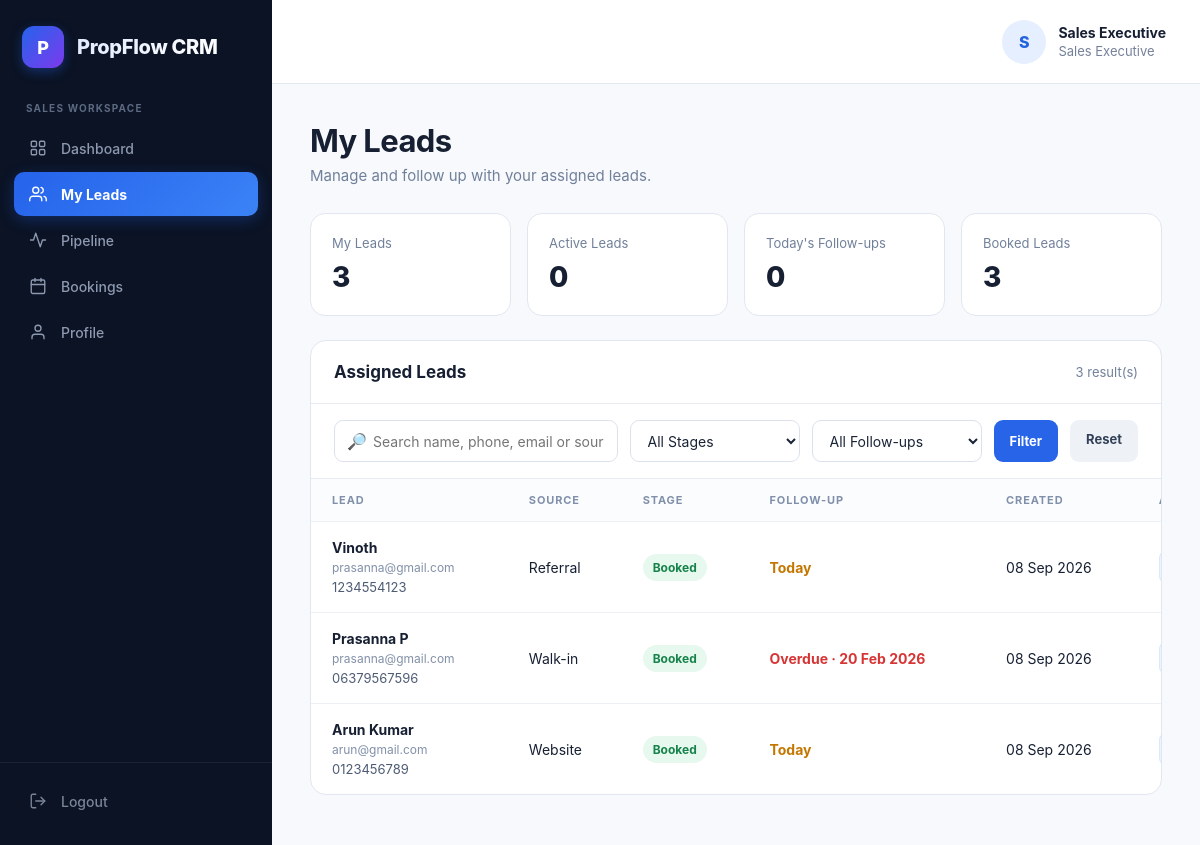
Page /sales/leads.php (signed in) on the committed database.
### tables this page shows
CREATE TABLE `leads` (
  `id` int(10) UNSIGNED NOT NULL,
  `name` varchar(150) NOT NULL,
  `phone` varchar(30) NOT NULL,
  `email` varchar(150) DEFAULT NULL,
  `source` varchar(100) DEFAULT NULL,
  `stage` enum('New','Contacted','Site Visit','Interested','Negotiation','Booked','Lost') NOT NULL DEFAULT 'New',
  `assigned_to` int(10) UNSIGNED DEFAULT NULL,
  `follow_up_date` date DEFAULT NULL,
  `notes` text DEFAULT NULL,
  `created_at` timestamp NOT NULL DEFAULT current_timestamp(),
  `updated_at` timestamp NOT NULL DEFAULT current_timestamp() ON UPDATE current_timestamp()
);

### includes/auth.php (called while the page is built, shortened)
<?php
function currentUser()
{
    return $_SESSION['user'] ?? null;
}

### sales/leads.php (the view, shortened to what this page needs)
<?php
require_once "../includes/auth.php";
$user = currentUser();
$currentUserId = (int)($user['id'] ?? 0);
function pf_e($value)
{
    return htmlspecialchars(
        (string)$value,
        ENT_QUOTES,
        'UTF-8'
    );
}
$search = trim(
    $_GET['search'] ?? ''
);
$sql = "
    SELECT
        l.id,
        l.name,
        l.phone,
        l.email,
        l.source,
        l.stage,
        l.assigned_to,
        l.follow_up_date,
        l.notes,
        l.created_at
    FROM leads l
    WHERE l.assigned_to = ?
";
$params = [
    $currentUserId
];
$sql .= "
    ORDER BY
        CASE
            WHEN l.follow_up_date IS NOT NULL
             AND l.follow_up_date < CURDATE()
             AND l.stage NOT IN ('Booked', 'Lost')
            THEN 0
            WHEN l.follow_up_date = CURDATE()
             AND l.stage NOT IN ('Booked', 'Lost')
            THEN 1
            ELSE 2
        END,
        l.created_at DESC
";
try {
    $stmt = $pdo->prepare($sql);
    $stmt->execute($params);
    $leads = $stmt->fetchAll(
        PDO::FETCH_ASSOC
    );
} catch (PDOException $e) {
    $leads = [];
}
$countStmt = $pdo->prepare("
    SELECT
        COUNT(*) AS total,
        SUM(
            CASE
                WHEN stage NOT IN ('Booked', 'Lost')
                THEN 1
                ELSE 0
            END
        ) AS active,
        SUM(
            CASE
                WHEN follow_up_date = CURDATE()
                 AND stage NOT IN ('Booked', 'Lost')
                THEN 1
                ELSE 0
            END
        ) AS today_followups,
        SUM(
            CASE
                WHEN stage = 'Booked'
                THEN 1
                ELSE 0
            END
        ) AS booked
    FROM leads
    WHERE assigned_to = ?
");
$countStmt->execute([
    $currentUserId
]);
$counts = $countStmt->fetch(
    PDO::FETCH_ASSOC
);
$totalLeads = (int)(
    $counts['total'] ?? 0
);
$activeLeads = (int)(
    $counts['active'] ?? 0
);
$todayFollowups = (int)(
    $counts['today_followups'] ?? 0
);
$bookedLeads = (int)(
    $counts['booked'] ?? 0
);
?>
<!DOCTYPE html>
<html lang="en">
<head>
</head>
<body>
<?php $activePage = 'leads'; include 'sidebar.php'; ?>
<header class="topbar">
    <div class="profile">
        <div class="avatar">
            <?= pf_e(
                strtoupper(
                    substr(
                        $user['name'] ?? 'S',
                        0,
                        1
                    )
                )
            ) ?>
        </div>
        <div>
            <div class="profile-name">
                <?= pf_e(
                    $user['name']
                    ?? 'Sales Executive'
                ) ?>
            </div>
            <div class="profile-role">
                Sales Executive
            </div>
        </div>
    </div>
</header>
<main class="main">
    <div class="page-head">
        <div>
            <h1 class="page-title">
                My Leads
            </h1>
            <p class="page-subtitle">
                Manage and follow up with your assigned leads.
            </p>
        </div>
    </div>
    <section class="stats">
        <div class="stat">
            <div class="stat-label">
                My Leads
            </div>
            <div class="stat-value">
                <?= number_format($totalLeads) ?>
            </div>
        </div>
        <div class="stat">
            <div class="stat-label">
                Active Leads
            </div>
            <div class="stat-value">
                <?= number_format($activeLeads) ?>
            </div>
        </div>
        <div class="stat">
            <div class="stat-label">
                Today's Follow-ups
            </div>
            <div class="stat-value">
                <?= number_format($todayFollowups) ?>
            </div>
        </div>
        <div class="stat">
            <div class="stat-label">
                Booked Leads
            </div>
            <div class="stat-value">
                <?= number_format($bookedLeads) ?>
            </div>
        </div>
    </section>
    <section class="card">
        <div class="card-head">
            <h2 class="card-title">
                Assigned Leads
            </h2>
            <div class="card-count">
                <?= number_format(count($leads)) ?>
                result(s)
            </div>
        </div>
        <form
            method="GET"
            class="filters"
        >
            <div class="search-box">
                <span class="search-icon">
                </span>
                <input
                    type="text"
                    name="search"
                    class="filter-control"
                    placeholder="Search name, phone, email or source..."
                    value="<?= pf_e($search) ?>"
                >
            </div>
            <select
                name="stage"
                class="filter-control filter-select"
            >
                <option value="">
                    All Stages
                </option>
            </select>
            <select
                name="follow"
                class="filter-control filter-select"
            >
                <option value="">
                    All Follow-ups
                </option>
            </select>
            <button
                type="submit"
                class="btn btn-primary"
            >
                Filter
            </button>
            <a
                href="leads.php"
                class="btn btn-secondary"
            >
                Reset
            </a>
        </form>
        <?php if (empty($leads)): ?>
            <div class="empty">
                <div class="empty-icon">
                    👥
                </div>
                <div class="empty-title">
                    No leads found
                </div>
                <div>
                    No leads are currently assigned to you.
                </div>
            </div>
        <?php else: ?>
            <div class="table-wrap">
                <table>
                    <thead>
                        <tr>
                            <th>
                                Lead
                            </th>
                            <th>
                                Source
                            </th>
                            <th>
                                Stage
                            </th>
                            <th>
                                Follow-up
                            </th>
                            <th>
                                Created
                            </th>
                            <th>
                            </th>
                        </tr>
                    </thead>
                    <tbody>
                    <?php foreach ($leads as $lead): ?>
                        <?php
                        $stage =
                            $lead['stage'] ?? 'New';
                        switch ($stage) {
                            case 'Booked':
                                $stageClass =
                                    'stage-booked';
                                break;
                        }
                        $followClass =
                            'follow-normal';
                        $followText =
                            '—';
                        if (
                            !empty(
                                $lead['follow_up_date']
                            )
                        ) {
                            $followDate =
                                $lead['follow_up_date'];
                            if (
                                $followDate
                                < date('Y-m-d')
                            ) {
                                $followClass =
                                    'follow-overdue';
                                $followText =
                                    'Overdue · ' .
                                    date(
                                        'd M Y',
                                        strtotime(
                                            $followDate
                                        )
                                    );
                            } elseif (
                                $followDate
                                === date('Y-m-d')
                            ) {
                                $followClass =
                                    'follow-today';
                                $followText =
                                    'Today';
                            }
                        }
                        ?>
                        <tr>
                            <td>
                                <div class="primary-text">
                                    <?= pf_e(
                                        $lead['name']
                                    ) ?>
                                </div>
                                <div class="secondary-text">
                                    <?= pf_e(
                                        $lead['email']
                                        ?: 'No email'
                                    ) ?>
                                </div>
                                <div class="phone">
                                    <?= pf_e(
                                        $lead['phone']
                                    ) ?>
                                </div>
                            </td>
                            <td>
                                <?= pf_e(
                                    $lead['source']
                                    ?: 'Direct'
                                ) ?>
                            </td>
                            <td>
                                <span class="
                                    badge
                                    <?= pf_e(
                                        $stageClass
                                    ) ?>
                                ">
                                    <?= pf_e(
                                        $stage
                                    ) ?>
                                </span>
                            </td>
                            <td>
                                <span class="
                                    <?= pf_e(
                                        $followClass
                                    ) ?>
                                ">
                                    <?= pf_e(
                                        $followText
                                    ) ?>
                                </span>
                            </td>
                            <td>
                                <?= !empty(
                                    $lead['created_at']
                                )
                                    ? pf_e(
                                        date(
                                            'd M Y',
                                            strtotime(
                                                $lead['created_at']
                                            )
                                        )
                                    )
                                    : '—'
                                ?>
                            </td>
                            <td>
                                <div class="actions">
                                    <a
                                        href="lead-view.php?id=<?= (int)$lead['id'] ?>"
                                        class="
                                            action-btn
                                            view-btn
                                        "
                                    >
                                    </a>
                                </div>
                            </td>
                        </tr>
                    <?php endforeach; ?>
                    </tbody>
                </table>
            </div>
        <?php endif; ?>
    </section>
</main>
</body>
</html>

### sales/leads.php (style rules this page uses)
* { box-sizing: border-box; }
body { margin: 0; font-family: Inter, -apple-system, BlinkMacSystemFont, "Segoe UI", sans-serif; background: #f7f9fc; color: #172033; }
a { text-decoration: none; color: inherit; }
button, input, select, textarea { font: inherit; }
.topbar { position: fixed; left: 272px; right: 0; top: 0; height: 84px; background: #fff; border-bottom: 1px solid #e4e9f1; display: flex; align-items: center; justify-content: flex-end; padding: 0 34px; z-index: 10; }
.profile { display: flex; align-items: center; gap: 12px; }
.avatar { width: 44px; height: 44px; border-radius: 50%; background: #e5efff; color: #2463dd; display: flex; align-items: center; justify-content: center; font-weight: 800; }
.profile-name { font-size: 14px; font-weight: 700; }
.profile-role { color: #75819a; font-size: 13px; margin-top: 2px; }
.main { margin-left: 272px; padding: 122px 38px 50px; min-height: 100vh; }
.page-head { display: flex; align-items: flex-start; justify-content: space-between; gap: 20px; margin-bottom: 28px; }
.page-title { margin: 0; font-size: 31px; line-height: 1.2; letter-spacing: -.02em; }
.page-subtitle { margin: 7px 0 0; color: #71809a; font-size: 15px; }
.btn { border: 0; padding: 11px 16px; border-radius: 9px; font-size: 13px; font-weight: 750; cursor: pointer; transition: .15s ease; }
.btn-primary { background: #2864e8; color: #fff; }
.btn-secondary { background: #eef2f7; color: #334158; }
.stats { display: grid; grid-template-columns: repeat(4, minmax(0, 1fr)); gap: 16px; margin-bottom: 24px; }
.stat { background: #fff; border: 1px solid #e1e7f0; border-radius: 15px; padding: 21px; }
.stat-label { color: #71809a; font-size: 13px; }
.stat-value { margin-top: 9px; font-size: 28px; font-weight: 800; }
.card { background: #fff; border: 1px solid #e1e7f0; border-radius: 16px; overflow: hidden; }
.card-head { display: flex; align-items: center; justify-content: space-between; padding: 21px 23px; border-bottom: 1px solid #e8ecf2; }
.card-title { margin: 0; font-size: 17px; font-weight: 750; }
.card-count { color: #71809a; font-size: 13px; }
.filters { display: flex; gap: 12px; padding: 16px 23px; border-bottom: 1px solid #e8ecf2; }
.search-box { position: relative; flex: 1; }
.search-icon { position: absolute; left: 13px; top: 50%; transform: translateY(-50%); color: #8794a9; pointer-events: none; }
.filter-control { height: 42px; border: 1px solid #dbe1eb; border-radius: 9px; background: #fff; color: #1a2436; outline: none; font-size: 14px; padding: 0 13px; }
.search-box .filter-control { width: 100%; padding-left: 38px; }
.filter-select { width: 170px; }
.table-wrap { overflow-x: auto; }
table { width: 100%; border-collapse: collapse; min-width: 1000px; }
th { text-align: left; padding: 14px 21px; background: #fbfcfe; color: #8090aa; font-size: 11px; text-transform: uppercase; letter-spacing: .08em; font-weight: 750; }
td { padding: 17px 21px; border-top: 1px solid #edf0f5; font-size: 14px; vertical-align: middle; }
.primary-text { font-weight: 700; }
.secondary-text { margin-top: 4px; color: #8290a8; font-size: 12px; }
.phone { margin-top: 4px; color: #4e5c74; font-size: 13px; }
.badge { display: inline-flex; align-items: center; padding: 6px 10px; border-radius: 999px; font-size: 12px; font-weight: 700; }
.stage-booked { background: #e7f8ee; color: #16834b; }
.follow-today { color: #c47700; font-weight: 700; }
.follow-overdue { color: #d73535; font-weight: 700; }
.actions { display: flex; align-items: center; gap: 7px; }
.action-btn { display: inline-flex; align-items: center; justify-content: center; height: 34px; padding: 0 10px; border-radius: 8px; border: 1px solid #dfe5ee; background: #fff; color: #3c4b63; font-size: 12px; font-weight: 700; cursor: pointer; }
.view-btn { background: #eef3ff; color: #2864e8; border-color: #dbe6ff; }

### rows in the picture
leads: name "Vinoth", email "prasanna@gmail.com", phone "1234554123", source "Referral", stage "Booked", follow_up_date "Today", created_at "08 Sep 2026"
leads: name "Prasanna P", email "prasanna@gmail.com", phone "06379567596", source "Walk-in", stage "Booked", follow_up_date "Overdue · 20 Feb 2026", created_at "08 Sep 2026"
leads: name "Arun Kumar", email "arun@gmail.com", phone "0123456789", source "Website", stage "Booked", follow_up_date "Today", created_at "08 Sep 2026"

### other values in the picture
$totalLeads "3"
$activeLeads "0"
$todayFollowups "0"
$bookedLeads "3"
count($leads) "3"
